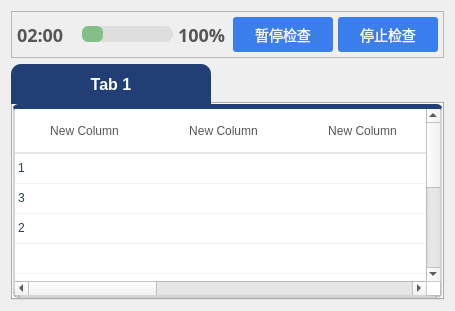
        <widget class="QWidget" name="page_all_usb">
         <layout class="QVBoxLayout" name="verticalLayout_23">
          <item>
           <widget class="QFrame" name="frame_progress_5">
            <property name="minimumSize">
             <size>
              <width>0</width>
              <height>0</height>
             </size>
            </property>
            <property name="frameShape">
             <enum>QFrame::StyledPanel</enum>
            </property>
            <property name="frameShadow">
             <enum>QFrame::Raised</enum>
            </property>
            <layout class="QHBoxLayout" name="horizontalLayout_14">
             <property name="spacing">
              <number>5</number>
             </property>
             <property name="leftMargin">
              <number>5</number>
             </property>
             <property name="topMargin">
              <number>5</number>
             </property>
             <property name="rightMargin">
              <number>5</number>
             </property>
             <property name="bottomMargin">
              <number>5</number>
             </property>
             <item>
              <widget class="QLabel" name="label_progress_time_5">
               <property name="sizePolicy">
                <sizepolicy hsizetype="Fixed" vsizetype="Preferred">
                 <horstretch>0</horstretch>
                 <verstretch>0</verstretch>
                </sizepolicy>
               </property>
               <property name="minimumSize">
                <size>
                 <width>60</width>
                 <height>0</height>
                </size>
               </property>
               <property name="maximumSize">
                <size>
                 <width>16777215</width>
                 <height>16777215</height>
                </size>
               </property>
               <property name="styleSheet">
                <string notr="true">font-family: Metropolis;
font-size: 18px;
line-height: 28px;
font-weight: 800;

color: #565656;</string>
               </property>
               <property name="text">
                <string>02:00</string>
               </property>
              </widget>
             </item>
             <item>
              <widget class="QProgressBar" name="progressBar_5">
               <property name="minimumSize">
                <size>
                 <width>0</width>
                 <height>15</height>
                </size>
               </property>
               <property name="styleSheet">
                <string notr="true">QProgressBar{

background-color: #DEDEDE; 
height:12px;
border-radius: 8px;



}


QProgressBar::chunk{
background-color: #83C088; 
border-radius: 6px;

}

 </string>
               </property>
               <property name="value">
                <number>24</number>
               </property>
               <property name="textVisible">
                <bool>false</bool>
               </property>
              </widget>
             </item>
             <item>
              <widget class="QLabel" name="label_43">
               <property name="minimumSize">
                <size>
                 <width>50</width>
                 <height>0</height>
                </size>
               </property>
               <property name="styleSheet">
                <string notr="true">font-family: Metropolis;
font-size: 18px;
line-height: 28px;
font-weight: 800;

color: #565656;</string>
               </property>
               <property name="text">
                <string>100%</string>
               </property>
              </widget>
             </item>
             <item>
              <widget class="QPushButton" name="pushButton_pause_5">
               <property name="minimumSize">
                <size>
                 <width>100</width>
                 <height>35</height>
                </size>
               </property>
               <property name="styleSheet">
                <string notr="true">background: #3A7FED;
font-family: PingFang SC;
font-style: normal;
font-weight: normal;
font-size: 14px;
line-height: 20px;
border-radius: 3px;

color: #FFFFFF;</string>
               </property>
               <property name="text">
                <string>暂停检查</string>
               </property>
              </widget>
             </item>
             <item>
              <widget class="QPushButton" name="pushButton_stop_5">
               <property name="minimumSize">
                <size>
                 <width>100</width>
                 <height>35</height>
                </size>
               </property>
               <property name="styleSheet">
                <string notr="true">background: #3A7FED;
font-family: PingFang SC;
font-style: normal;
font-weight: normal;
font-size: 14px;
line-height: 20px;
border-radius: 3px;

color: #FFFFFF;</string>
               </property>
               <property name="text">
                <string>停止检查</string>
               </property>
              </widget>
             </item>
            </layout>
           </widget>
          </item>
          <item>
           <widget class="QTabWidget" name="tabWidget_3">
            <property name="cursor">
             <cursorShape>ArrowCursor</cursorShape>
            </property>
            <property name="styleSheet">
             <string notr="true">QTabWidget::pane { /* The tab widget frame */
    top: -0.01em;
}
 
QTabWidget::tab-bar {
    alignment: left;
	left: 2em;
}


QTabBar::tab {
	border-top-left-radius: 10px;border-top-right-radius: 10px;
    background-color: #4094da;
    font: bold 12px 'Arial';
    color: white;
    height:40px;
	width:200px;
	font-style: normal;
	font-weight: 600;
	font-size: 16px;
	line-height: 22px;
}
QTabBar::tab:selected {
    color: white;
	background: #213E75;
 }

QTabBar::tab:!selected {
    background-color: white;
	color: #565656;;
}
</string>
            </property>
            <property name="currentIndex">
             <number>0</number>
            </property>
            <widget class="QWidget" name="tab_4">
             <property name="styleSheet">
              <string notr="true"/>
             </property>
             <attribute name="title">
              <string>Tab 1</string>
             </attribute>
             <layout class="QVBoxLayout" name="verticalLayout_22">
              <property name="spacing">
               <number>0</number>
              </property>
              <property name="leftMargin">
               <number>0</number>
              </property>
              <property name="topMargin">
               <number>0</number>
              </property>
              <property name="rightMargin">
               <number>0</number>
              </property>
              <property name="bottomMargin">
               <number>0</number>
              </property>
              <item>
               <widget class="QTableWidget" name="tableWidget_3">
                <property name="statusTip">
                 <string/>
                </property>
                <property name="styleSheet">
                 <string notr="true">        QTableView
{
    background-color: #FFFFFF;
    alternate-background-color:#e3edf9;
    font:14px &quot;微软雅黑&quot;;
    color:#677483;
    gridline-color: #ccddf0;  

border: 2px solid rgba(41, 43, 49, 0.2);
border-top: 5px solid #213E75;
border-bottom: 3px solid rgba(41, 43, 49, 0.2);

border-radius:5px

}
 
QTableView::item
{  
    font:20px &quot;微软雅黑&quot;;
    color:#29414E; 
	border:0px;   
	border-bottom: 1px solid rgba(0, 0, 0, 0.05);
}
 
QTableView::item:selected
{  
    color:green;
}
 
QHeaderView::section { 
    color: #565656;;
    font:bold 14px &quot;微软雅黑&quot;;
    text-align:right;
    height:43px;
	
	border:0px;

	border-bottom: 2px solid rgba(0, 0, 0, 0.1);

	background: #FFFFFF;

    border-left:none;
}
 
// border-left:none;防止中间表头的border重叠
QHeaderView::section:first
{
    border-left:1px solid #8faac9;
border-radius: 3px;
}</string>
                </property>
                <property name="lineWidth">
                 <number>0</number>
                </property>
                <property name="autoScroll">
                 <bool>true</bool>
                </property>
                <property name="autoScrollMargin">
                 <number>3</number>
                </property>
                <property name="textElideMode">
                 <enum>Qt::ElideMiddle</enum>
                </property>
                <property name="showGrid">
                 <bool>false</bool>
                </property>
                <property name="sortingEnabled">
                 <bool>true</bool>
                </property>
                <property name="wordWrap">
                 <bool>true</bool>
                </property>
                <attribute name="horizontalHeaderCascadingSectionResizes">
                 <bool>true</bool>
                </attribute>
                <attribute name="horizontalHeaderDefaultSectionSize">
                 <number>139</number>
                </attribute>
                <attribute name="horizontalHeaderHighlightSections">
                 <bool>true</bool>
                </attribute>
                <attribute name="horizontalHeaderStretchLastSection">
                 <bool>true</bool>
                </attribute>
                <attribute name="verticalHeaderVisible">
                 <bool>false</bool>
                </attribute>
                <attribute name="verticalHeaderShowSortIndicator" stdset="0">
                 <bool>false</bool>
                </attribute>
                <attribute name="verticalHeaderStretchLastSection">
                 <bool>false</bool>
                </attribute>
                <row>
                 <property name="text">
                  <string>New Row</string>
                 </property>
                </row>
                <row>
                 <property name="text">
                  <string>New Row</string>
                 </property>
                </row>
                <row>
                 <property name="text">
                  <string>New Row</string>
                 </property>
                </row>
                <row>
                 <property name="text">
                  <string>New Row</string>
                 </property>
                </row>
                <row>
                 <property name="text">
                  <string>New Row</string>
                 </property>
                </row>
                <row>
                 <property name="text">
                  <string>New Row</string>
                 </property>
                </row>
                <row>
                 <property name="text">
                  <string>New Row</string>
                 </property>
                </row>
                <row>
                 <property name="text">
                  <string>New Row</string>
                 </property>
                </row>
                <row>
                 <property name="text">
                  <string>New Row</string>
                 </property>
                </row>
                <column>
                 <property name="text">
                  <string>New Column</string>
                 </property>
                </column>
                <column>
                 <property name="text">
                  <string>New Column</string>
                 </property>
                </column>
                <column>
                 <property name="text">
                  <string>New Column</string>
                 </property>
                </column>
                <column>
                 <property name="text">
                  <string>New Column</string>
                 </property>
                </column>
                <column>
                 <property name="text">
                  <string>New Column</string>
                 </property>
                </column>
                <column>
                 <property name="text">
                  <string>New Column</string>
                 </property>
                </column>
                <item row="0" column="0">
                 <property name="text">
                  <string>1</string>
                 </property>
                </item>
                <item row="1" column="0">
                 <property name="text">
                  <string>3</string>
                 </property>
                 <property name="foreground">
                  <brush brushstyle="SolidPattern">
                   <color alpha="255">
                    <red>0</red>
                    <green>0</green>
                    <blue>0</blue>
                   </color>
                  </brush>
                 </property>
                </item>
                <item row="2" column="0">
                 <property name="text">
                  <string>2</string>
                 </property>
                </item>
               </widget>
              </item>
             </layout>
            </widget>
           </widget>
          </item>
         </layout>
        </widget>
